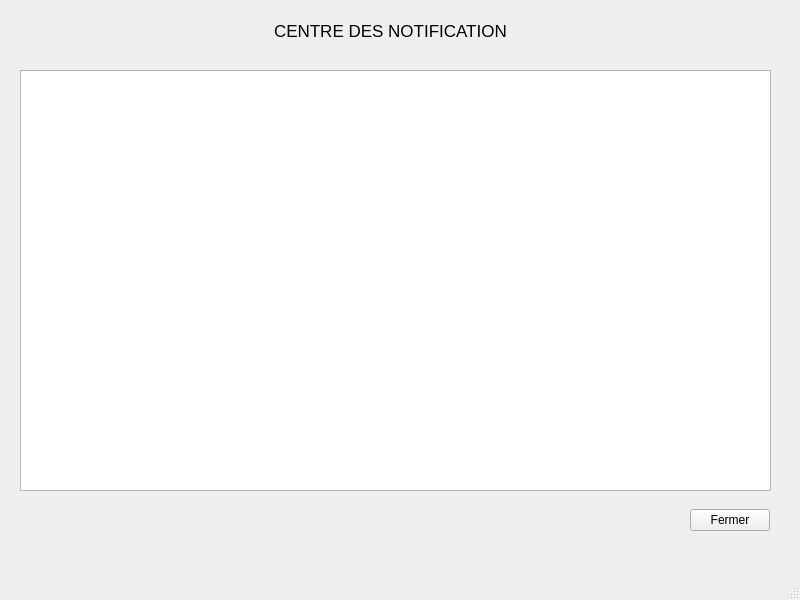
<?xml version="1.0" encoding="UTF-8"?>
<ui version="4.0">
 <class>UINotif</class>
 <widget class="QMainWindow" name="UINotif">
  <property name="geometry">
   <rect>
    <x>0</x>
    <y>0</y>
    <width>800</width>
    <height>600</height>
   </rect>
  </property>
  <property name="windowTitle">
   <string>MainWindow</string>
  </property>
  <widget class="QWidget" name="centralwidget">
   <widget class="QWidget" name="horizontalLayoutWidget">
    <property name="geometry">
     <rect>
      <x>60</x>
      <y>10</y>
      <width>661</width>
      <height>41</height>
     </rect>
    </property>
    <layout class="QHBoxLayout" name="horizontalLayout">
     <item>
      <spacer name="horizontalSpacer">
       <property name="orientation">
        <enum>Qt::Horizontal</enum>
       </property>
       <property name="sizeHint" stdset="0">
        <size>
         <width>40</width>
         <height>20</height>
        </size>
       </property>
      </spacer>
     </item>
     <item>
      <widget class="QLabel" name="label">
       <property name="font">
        <font>
         <pointsize>13</pointsize>
         <weight>50</weight>
         <italic>false</italic>
         <bold>false</bold>
         <underline>false</underline>
         <kerning>true</kerning>
        </font>
       </property>
       <property name="text">
        <string>CENTRE DES NOTIFICATION</string>
       </property>
      </widget>
     </item>
     <item>
      <spacer name="horizontalSpacer_2">
       <property name="orientation">
        <enum>Qt::Horizontal</enum>
       </property>
       <property name="sizeHint" stdset="0">
        <size>
         <width>40</width>
         <height>20</height>
        </size>
       </property>
      </spacer>
     </item>
    </layout>
   </widget>
   <widget class="QWidget" name="horizontalLayoutWidget_2">
    <property name="geometry">
     <rect>
      <x>20</x>
      <y>70</y>
      <width>751</width>
      <height>421</height>
     </rect>
    </property>
    <layout class="QHBoxLayout" name="horizontalLayout_2">
     <item>
      <widget class="QTableView" name="tableViewNotif"/>
     </item>
    </layout>
   </widget>
   <widget class="QWidget" name="horizontalLayoutWidget_3">
    <property name="geometry">
     <rect>
      <x>19</x>
      <y>500</y>
      <width>751</width>
      <height>41</height>
     </rect>
    </property>
    <layout class="QHBoxLayout" name="horizontalLayout_3">
     <item>
      <spacer name="horizontalSpacer_3">
       <property name="orientation">
        <enum>Qt::Horizontal</enum>
       </property>
       <property name="sizeHint" stdset="0">
        <size>
         <width>40</width>
         <height>20</height>
        </size>
       </property>
      </spacer>
     </item>
     <item>
      <widget class="QPushButton" name="pushButton">
       <property name="text">
        <string>Fermer</string>
       </property>
      </widget>
     </item>
    </layout>
   </widget>
  </widget>
  <widget class="QMenuBar" name="menubar">
   <property name="geometry">
    <rect>
     <x>0</x>
     <y>0</y>
     <width>800</width>
     <height>26</height>
    </rect>
   </property>
  </widget>
  <widget class="QStatusBar" name="statusbar"/>
 </widget>
 <resources/>
 <connections/>
</ui>
